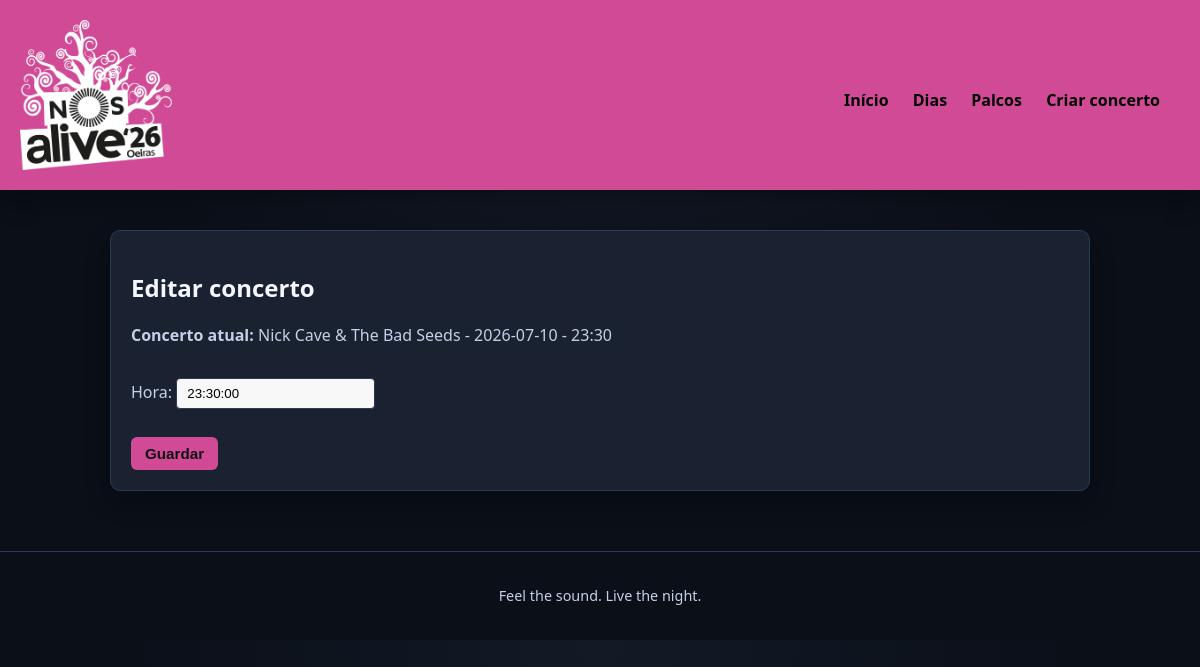
Page /concertos/1/editar/ on the committed database.
### festival/models.py (models this page shows, shortened)
class Concerto(models.Model):
    banda = models.ForeignKey(Banda, on_delete=models.CASCADE, related_name="concertos")
    dia = models.ForeignKey(Dia, on_delete=models.CASCADE, related_name="concertos")
    hora = models.TimeField()
    palco = models.ForeignKey(Palco, on_delete=models.CASCADE, related_name="concertos")
    class Meta:
        unique_together = (("dia", "palco", "hora"),)
        ordering = ["dia__data", "hora"]

class Banda(models.Model):
    nome = models.CharField(max_length=100)

class Dia(models.Model):
    data = models.DateField()
    cor = models.CharField(max_length=20, default="#000000")
    def __str__(self):
        return str(self.data)

### festival/views.py (the view)
# urls.py: path('concertos/<int:concerto_id>/editar/', views.editar_concerto_view, name='editar_concerto'),
def editar_concerto_view(request, concerto_id):
    concerto = get_object_or_404(Concerto, id=concerto_id)
    if request.method == 'POST':
        form = ConcertoForm(request.POST, instance=concerto)
        if form.is_valid():
            form.save()
            return redirect('concerto', concerto_id=concerto.id)
    else:
        form = ConcertoForm(instance=concerto)
    context = {
        'concerto': concerto,
        'form': form,
    }
    return render(request, 'festival/editar_concerto.html', context)

### festival/forms.py
class ConcertoForm(forms.ModelForm):
    class Meta:
        model = Concerto
        fields = ["hora"]

### festival/templates/festival/editar_concerto.html (shortened to what this page needs)
{% extends 'festival/layout.html' %}
{% block content %}
<article class="card">
    <h2>Editar concerto</h2>
    <p><strong>Concerto atual:</strong> {{ concerto.banda.nome }} - {{ concerto.dia }} - {{ concerto.hora }}</p>
    <form method="post" style="display: grid; gap: 12px; max-width: 520px;">
        {{ form.as_p }}
        <button type="submit" class="btn">Guardar</button>
    </form>
</article>
{% endblock %}

### festival/templates/festival/layout.html (style rules this page uses)
:root { --bg-main: #0a0f18; --bg-soft: #131a26; --card-bg: #1a2232; --card-border: #2b3a55; --text-main: #f4f7ff; --text-soft: #c5d0e6; --accent: rgb(209, 74, 150); }
body { margin: 0; font-family: "Trebuchet MS", "Segoe UI", sans-serif; background: radial-gradient(circle at top, var(--bg-soft) 0%, var(--bg-main) 55%); color: var(--text-main); }
.card { background: var(--card-bg); padding: 20px; margin-bottom: 20px; border-left: 4px solid var(--accent); border-radius: 10px; border: 1px solid var(--card-border); box-shadow: 0 10px 24px rgba(0, 0, 0, 0.28); transition: transform 0.15s ease, box-shadow 0.15s ease; }
.btn { display: inline-block; width: fit-content; padding: 8px 14px; border-radius: 6px; border: 0; background: var(--accent); color: #101010; text-decoration: none; font-size: 0.95rem; font-weight: bold; cursor: pointer; transition: transform 0.12s ease, opacity 0.12s ease; }
p { color: var(--text-soft); }
input, select { padding: 7px 10px; border-radius: 4px; border: 1px solid var(--card-border); background: #f8f8f8; }

### rows in the picture
Concerto: banda.nome "Nick Cave & The Bad Seeds", dia "2026-07-10", hora "23:30", hora "23:30:00"
